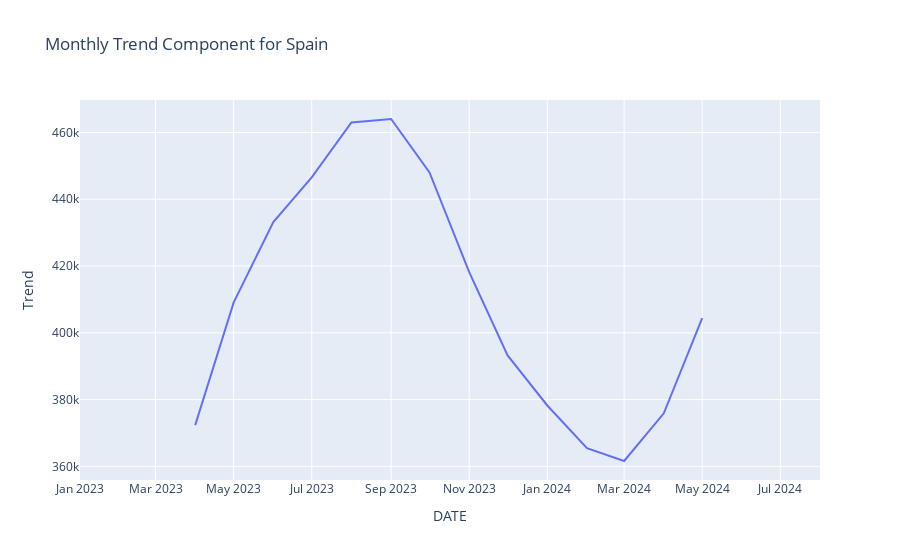
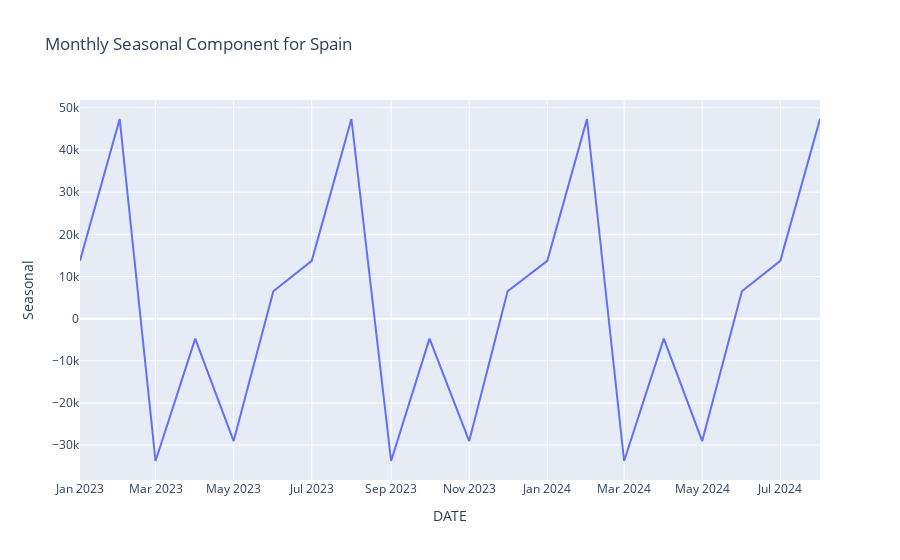

Notebook code cell kept with these figures, in order:
### Markdown cell above
Como solo tenemos mediciones de 20 meses vamos a realizar una visualización de la tendencia y la estacionalidad a 6 meses

### Code cell
from statsmodels.tsa.seasonal import seasonal_decompose

decomposition = seasonal_decompose(ts_spain['AMOUNT'], model='additive', period=6)

# Create a DataFrame to store the components
decomposed_df = pd.DataFrame({
    'DATE': ts_spain['DATE'],
    'Observed': decomposition.observed,
    'Trend': decomposition.trend,
    'Seasonal': decomposition.seasonal,
    'Residual': decomposition.resid
})
# Trend
fig_trend = px.line(decomposed_df, x='DATE', y='Trend', title='Monthly Trend Component for Spain')
fig_trend.show()

# Seasonal
fig_seasonal = px.line(decomposed_df, x='DATE', y='Seasonal', title='Monthly Seasonal Component for Spain')
fig_seasonal.show()

# Residual
fig_residual = px.line(decomposed_df, x='DATE', y='Residual', title='Monthly Residual Component for Spain')

### Figure 1 — Plotly figure (JSON) as saved in the notebook; plotly's stock layout.template omitted (floating-point values rounded to 4 significant figures)
{"data": [{"hovertemplate": "DATE=%{x}<br>Trend=%{y}<extra></extra>", "legendgroup": "", "line": {"color": "#636efa", "dash": "solid"}, "marker": {"symbol": "circle"}, "mode": "lines", "name": "", "orientation": "v", "showlegend": false, "type": "scatter", "x": ["2023-01-01T00:00:00", "2023-02-01T00:00:00", "2023-03-01T00:00:00", "2023-04-01T00:00:00", "2023-05-01T00:00:00", "2023-06-01T00:00:00", "2023-07-01T00:00:00", "2023-08-01T00:00:00", "2023-09-01T00:00:00", "2023-10-01T00:00:00", "2023-11-01T00:00:00", "2023-12-01T00:00:00", "2024-01-01T00:00:00", "2024-02-01T00:00:00", "2024-03-01T00:00:00", "2024-04-01T00:00:00", "2024-05-01T00:00:00", "2024-06-01T00:00:00", "2024-07-01T00:00:00", "2024-08-01T00:00:00"], "xaxis": "x", "y": [null, null, null, 372400.0, 409000.0, 433100.0, 446500.0, 463000.0, 464000.0, 448000.0, 418200.0, 393200.0, 378200.0, 365500.0, 361600.0, 375900.0, 404400.0, null, null, null], "yaxis": "y"}], "layout": {"legend": {"tracegroupgap": 0}, "title": {"text": "Monthly Trend Component for Spain"}, "xaxis": {"anchor": "y", "domain": [0, 1], "title": {"text": "DATE"}}, "yaxis": {"anchor": "x", "domain": [0, 1], "title": {"text": "Trend"}}}}

### Figure 2 — Plotly figure (JSON) as saved in the notebook; plotly's stock layout.template omitted (floating-point values rounded to 4 significant figures)
{"data": [{"hovertemplate": "DATE=%{x}<br>Seasonal=%{y}<extra></extra>", "legendgroup": "", "line": {"color": "#636efa", "dash": "solid"}, "marker": {"symbol": "circle"}, "mode": "lines", "name": "", "orientation": "v", "showlegend": false, "type": "scatter", "x": ["2023-01-01T00:00:00", "2023-02-01T00:00:00", "2023-03-01T00:00:00", "2023-04-01T00:00:00", "2023-05-01T00:00:00", "2023-06-01T00:00:00", "2023-07-01T00:00:00", "2023-08-01T00:00:00", "2023-09-01T00:00:00", "2023-10-01T00:00:00", "2023-11-01T00:00:00", "2023-12-01T00:00:00", "2024-01-01T00:00:00", "2024-02-01T00:00:00", "2024-03-01T00:00:00", "2024-04-01T00:00:00", "2024-05-01T00:00:00", "2024-06-01T00:00:00", "2024-07-01T00:00:00", "2024-08-01T00:00:00"], "xaxis": "x", "y": [13720.0, 47350.0, -33760.0, -4741.0, -29040.0, 6478.0, 13720.0, 47350.0, -33760.0, -4741.0, -29040.0, 6478.0, 13720.0, 47350.0, -33760.0, -4741.0, -29040.0, 6478.0, 13720.0, 47350.0], "yaxis": "y"}], "layout": {"legend": {"tracegroupgap": 0}, "title": {"text": "Monthly Seasonal Component for Spain"}, "xaxis": {"anchor": "y", "domain": [0, 1], "title": {"text": "DATE"}}, "yaxis": {"anchor": "x", "domain": [0, 1], "title": {"text": "Seasonal"}}}}
